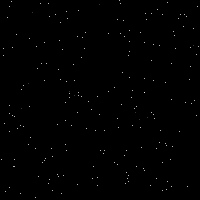
Frame 1 (no input)
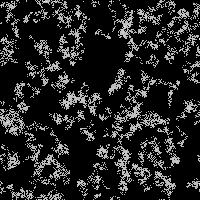
Frame 60 (the mouse pressed at the canvas centre just before this capture)
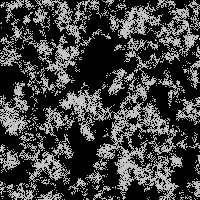
Frame 120 (the mouse held since frame 60 and released just before this capture)

The Processing sketch that drew these frames (run headless with seeded random() and noise(); from frame 60 on, the mouse is pressed at the canvas centre):

// Processing sketch: processing_27611
// ── processing_27611.pde

float[] xpoints;
float[] ypoints;
float[] pointColor;
float[] Xspeed;
float[] Yspeed;
int magicNumber;
void setup(){
 size(200,200);
 background(0,0,0);
 magicNumber = width;
xpoints = new float[magicNumber];
ypoints = new float[magicNumber];
Xspeed = new float[magicNumber];
Yspeed = new float[magicNumber];
pointColor = new float[magicNumber];
for(int x = 0;x<xpoints.length;x++){
 xpoints[x] = random(width);
 ypoints[x] = random(width);
 pointColor[x] = 256;
}
}
void draw(){
 for(int x = 0; x<xpoints.length;x++){
  if(xpoints[x] >= width){
    xpoints[x] =1;
    if(pointColor[x]<=0){
   pointColor[x] = 256;
  }else{
   pointColor[x]--; 
  }
  }
  if(xpoints[x] <= 0){
    xpoints[x] =width-1;
    if(pointColor[x]<=0){
   pointColor[x] = 256;
  }else{
   pointColor[x]--; 
  }
  }
  if(ypoints[x] >= height){
    ypoints[x] = 1;
    if(pointColor[x]<=0){
   pointColor[x] = 256;
  }else{
   pointColor[x]--; 
  }
  }
  if(ypoints[x] <= 0){
    ypoints[x] =height-1;
    if(pointColor[x]<=0){
   pointColor[x] = 256;
  }else{
   pointColor[x]--; 
  }
  }
  stroke(pointColor[x],pointColor[x],pointColor[x]);
  point(xpoints[x],ypoints[x]);
  Xspeed[x] = random(-2,2);
  Yspeed[x] = random(-2,2); 
  xpoints[x]+= Xspeed[x];
  ypoints[x]+= Yspeed[x];
  stroke(0,0,0);
  point(xpoints[x],ypoints[x]);
 } 
}
//void mousePressed() {
//  exit();
//}
